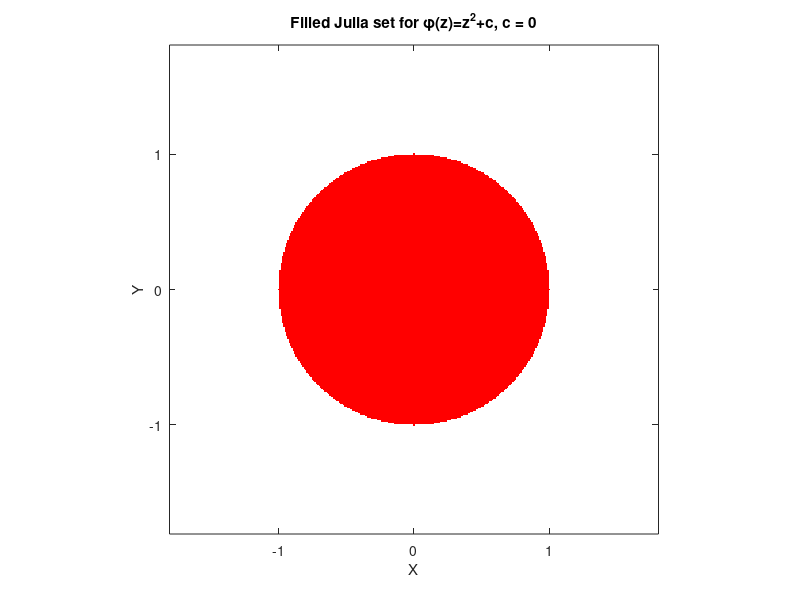

This chart was generated by the following MATLAB code:
% plots Julia set for z^2 + 0.36 +0.1*1i
c= 0;   % Define the constant c
phi = @(z) z^2 + c;  % Define the function whose fixed points we seek.
fixpt1 = (1 + sqrt(1-4*c))/2;
fixpt2 = (1 - sqrt(1-4*c))/2;

colormap([1 0 0; 1 1 1]);     % Points numbered 1 (inside) will be colored red;
                              %   those numbered 2 (outside) will be colored white.
M = 2*ones(361,361);          % Initialize array of point colors to 2 (white).

for j=1:361                  % Try initial values with imaginary parts between
  y = -1.8+ (j-1)*.01;        %   -1.8 and 1.8
  for i=1:361                % and with real parts between
    x = -1.8 + (i-1)*.01;     %   -1.8 and 1.8.
    z = x + 1i*y;             % 1i is the MATLAB symbol for sqrt(-1).
    zk = z;
    iflag1 = 0;               % iflag1 and iflag2 count the number of iterations
    iflag2 = 0;               %   when a root is within 1.e-6 of a fixed point;
    kount = 0;                % kount is the total number of iterations.

    while kount < 100 & abs(zk) < 2 & iflag1 < 5 & iflag2 < 5
      kount = kount+1;
      zk = phi(zk);           % This is the fixed point iteration.
      err1 = abs(zk-fixpt1);  % Test for convergence to fixpt1.
      if err1 < 1.e-6
         iflag1 = iflag1 + 1;
      else
         iflag1 = 0;
      end
      err2 = abs(zk-fixpt2);  % Test for convergence to fixpt2.
      if err2 < 1.e-6,
        iflag2 = iflag2 + 1;
      else
        iflag2 = 0;
      end;
    end;
    if iflag1 >= 5 | iflag2 >= 5 | kount >= 100   % If orbit is bounded, set this
      M(j,i) = 1;                                  %   point color to 1 (red).
    end
  end
end

image([-1.8 1.8],[-1.8 1.8],M),  % This plots the results.
title('Filled Julia set for \phi(z)=z^2+c, c = 0')
xlabel('X')
ylabel('Y')
pbaspect([1 1 1]); %keeps the x/y ratio even
axis xy            % If you don't do this, vertical axis is inverted.
